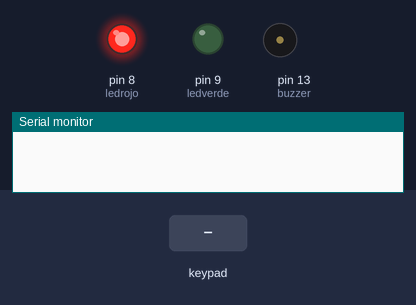
Bench run of a sketch on a simulated Arduino Uno, built with avr-gcc and run on an emulated ATmega328P. Shown: output pins drawn as LEDs (lit = HIGH), buzzer (waves = sounding), the last lines printed to the serial monitor. The test bench sets the inputs (shaded band).

Above: at 1.2 s.
1.3 s: keypad keys A A B A pressed 0.4 s apart
At 2.6 s:
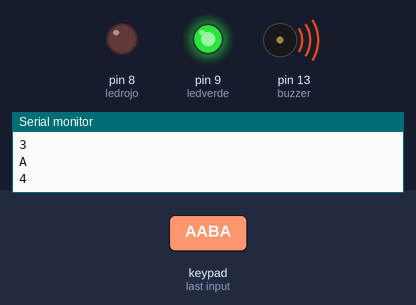
At 3.7 s:
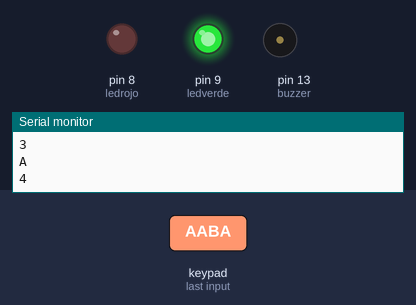
4.4 s: key 'A' pressed
At 6.02 s:
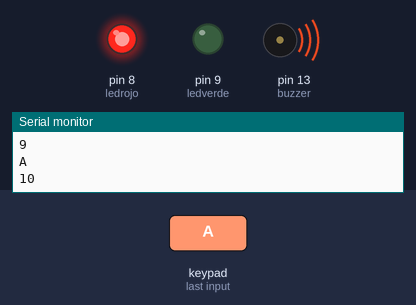
Timing chart, 0 to 7.6 s (numbered marks = the images above; inputs shaded):
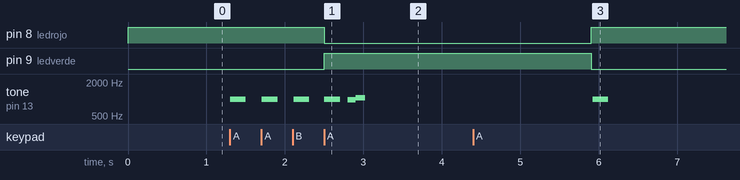

The sketch:

Caja_fuerte_clase.ino
```cpp
#include <Keypad.h>
int buzzer = 13;
int ledrojo = 8;
int ledverde = 9;
char usuario[5]="xxxx";
char clave[5] = "AABA";
int entrada = 0;
int contador = 0;
const byte ROWS = 4;  //four rows
const byte COLS = 4;  //four columns
int correcto = 0;

//define the cymbols on the buttons of the keypads
char hexaKeys[ROWS][COLS] = {
  { 'A', 'B', '-', '-' },
  { '-', '-', '-', '-' },
  { '-', '-', '-', '-' },
  { '-', '-', '-', '-' }
};
byte rowPins[ROWS] = { 3, 2, 1, 0 };  //connect to the row pinouts of the keypad
byte colPins[COLS] = { 7, 6, 5, 4 };  //connect to the column pinouts of the keypad

//initialize an instance of class NewKeypad
Keypad customKeypad = Keypad(makeKeymap(hexaKeys), rowPins, colPins, ROWS, COLS);

void setup() {
  Serial.begin(9600);
  pinMode(buzzer, OUTPUT);
  pinMode(ledrojo, OUTPUT);
  pinMode(ledverde, OUTPUT);
}

void loop() {
  char customKey = customKeypad.getKey();

  digitalWrite(ledrojo, HIGH);
  if (customKey) {
    Serial.println(customKey);
  }
  if (customKey) {
    usuario[contador] = customKey;
    tone(buzzer, 1000, 200);
  }
  while (usuario[contador]==clave[contador]) {
    correcto++;
    contador++;
    Serial.println(correcto);
    break;
  }
  if(strcmp(usuario[contador], clave[contador])){
    contador=0;
  }
  if (correcto == 4) {
    digitalWrite(ledrojo, LOW);
    digitalWrite(ledverde, HIGH);
    delay(300);
    tone(buzzer, 970, 150);
    delay(100);
    tone(buzzer, 1050, 120);
    delay(3000);
    digitalWrite(ledverde, LOW);
    contador = 0;
  }
}
```

Measured:
- after the input at 1.3 s, pin 8 (ledrojo): HIGH → LOW after 1.2 s; pin 9 (ledverde): LOW → HIGH after 1.2 s; tone on pin 13 (buzzer): plays 1000 Hz for 0.20 s, 1000 Hz for 0.20 s, 1000 Hz for 0.20 s, 1000 Hz for 0.20 s, 970 Hz for 0.10 s, 1050 Hz for 0.12 s, starting at once
- after the input at 4.4 s, tone on pin 13 (buzzer): silent → 1000 Hz after 1.5 s, → silent 0.20 s later
